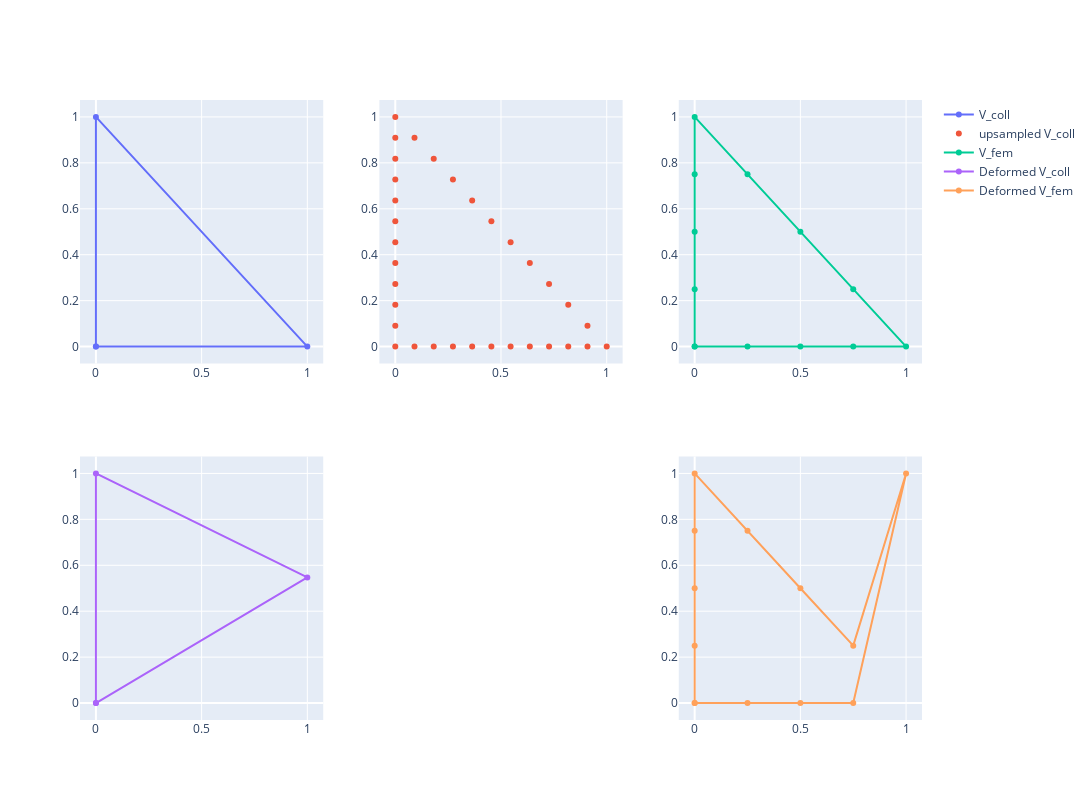

Notebook code for this chart:
### Code cell
X_coll = V_coll + W_new @ U_fem
X_fem = V_fem + U_fem

coll_row_order = numpy.array([0, 1, 2, 0])
mid_row_order = numpy.array([0, 3, 1, 4, 2, 5, 0])
fem_row_order = numpy.array([0, 3, 4, 5, 1, 6, 7, 8, 2, 9, 10, 11, 0])

from plotly.subplots import make_subplots
fig = make_subplots(rows=2, cols=3)

fig.add_trace(go.Scatter(x=V_coll[coll_row_order, 0], y=V_coll[coll_row_order, 1], name="V_coll"), row=1, col=1),
fig.add_trace(go.Scatter(x=upsampled_V[:, 0], y=upsampled_V[:, 1], mode="markers", name="upsampled V_coll"), row=1, col=2),
fig.add_trace(go.Scatter(x=V_fem[fem_row_order, 0], y=V_fem[fem_row_order, 1], name="V_fem"), row=1, col=3),
fig.add_trace(go.Scatter(x=X_coll[coll_row_order, 0], y=X_coll[coll_row_order, 1], name="Deformed V_coll"), row=2, col=1),
fig.add_trace(go.Scatter(x=X_fem[fem_row_order, 0], y=X_fem[fem_row_order, 1], name="Deformed V_fem"), row=2, col=3),

fig.update_layout(width=1200, height=800)

### Figure 1 — Plotly figure (JSON) as saved in the notebook; plotly's stock layout.template omitted (floating-point values rounded to 4 significant figures)
{"data": [{"name": "V_coll", "type": "scatter", "x": [0, 1, 0, 0], "xaxis": "x", "y": [0, 0, 1, 0], "yaxis": "y"}, {"mode": "markers", "name": "upsampled V_coll", "type": "scatter", "x": [0, 1, 0, 0.09091, 0.1818, 0.2727, 0.3636, 0.4545, 0.5455, 0.6364, 0.7273, 0.8182, 0.9091, 0.9091, 0.8182, 0.7273, 0.6364, 0.5455, 0.4545, 0.3636, 0.2727, 0.1818, 0.09091, 0, 0, 0, 0, 0, 0, 0, 0, 0, 0], "xaxis": "x2", "y": [0, 0, 1, 0, 0, 0, 0, 0, 0, 0, 0, 0, 0, 0.09091, 0.1818, 0.2727, 0.3636, 0.4545, 0.5455, 0.6364, 0.7273, 0.8182, 0.9091, 0.9091, 0.8182, 0.7273, 0.6364, 0.5455, 0.4545, 0.3636, 0.2727, 0.1818, 0.09091], "yaxis": "y2"}, {"name": "V_fem", "type": "scatter", "x": [0, 0.25, 0.5, 0.75, 1, 0.75, 0.5, 0.25, 0, 0, 0, 0, 0], "xaxis": "x3", "y": [0, 0, 0, 0, 0, 0.25, 0.5, 0.75, 1, 0.75, 0.5, 0.25, 0], "yaxis": "y3"}, {"name": "Deformed V_coll", "type": "scatter", "x": [0, 1, 0, 0], "xaxis": "x4", "y": [0, 0.5471, 1, 0], "yaxis": "y4"}, {"name": "Deformed V_fem", "type": "scatter", "x": [0, 0.25, 0.5, 0.75, 1, 0.75, 0.5, 0.25, 0, 0, 0, 0, 0], "xaxis": "x6", "y": [0, 0, 0, 0, 1, 0.25, 0.5, 0.75, 1, 0.75, 0.5, 0.25, 0], "yaxis": "y6"}], "layout": {"height": 800, "width": 1200, "xaxis": {"anchor": "y", "domain": [0, 0.2889]}, "xaxis2": {"anchor": "y2", "domain": [0.3556, 0.6444]}, "xaxis3": {"anchor": "y3", "domain": [0.7111, 1]}, "xaxis4": {"anchor": "y4", "domain": [0, 0.2889]}, "xaxis5": {"anchor": "y5", "domain": [0.3556, 0.6444]}, "xaxis6": {"anchor": "y6", "domain": [0.7111, 1]}, "yaxis": {"anchor": "x", "domain": [0.575, 1]}, "yaxis2": {"anchor": "x2", "domain": [0.575, 1]}, "yaxis3": {"anchor": "x3", "domain": [0.575, 1]}, "yaxis4": {"anchor": "x4", "domain": [0, 0.425]}, "yaxis5": {"anchor": "x5", "domain": [0, 0.425]}, "yaxis6": {"anchor": "x6", "domain": [0, 0.425]}}}
